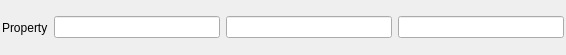
<?xml version="1.0" encoding="UTF-8"?>
<ui version="4.0">
 <class>FloatVec3Widget</class>
 <widget class="QWidget" name="FloatVec3Widget">
  <property name="geometry">
   <rect>
    <x>0</x>
    <y>0</y>
    <width>566</width>
    <height>55</height>
   </rect>
  </property>
  <property name="windowTitle">
   <string>FloatVec3Widget</string>
  </property>
  <layout class="QHBoxLayout" name="horizontalLayout">
   <property name="spacing">
    <number>-1</number>
   </property>
   <property name="leftMargin">
    <number>2</number>
   </property>
   <property name="topMargin">
    <number>2</number>
   </property>
   <property name="rightMargin">
    <number>2</number>
   </property>
   <property name="bottomMargin">
    <number>2</number>
   </property>
   <item>
    <widget class="QLabel" name="FloatVec3WidgetLabel">
     <property name="text">
      <string>Property</string>
     </property>
    </widget>
   </item>
   <item>
    <widget class="QLineEdit" name="xData"/>
   </item>
   <item>
    <widget class="QLineEdit" name="yData"/>
   </item>
   <item>
    <widget class="QLineEdit" name="zData"/>
   </item>
  </layout>
 </widget>
 <resources/>
 <connections/>
</ui>
